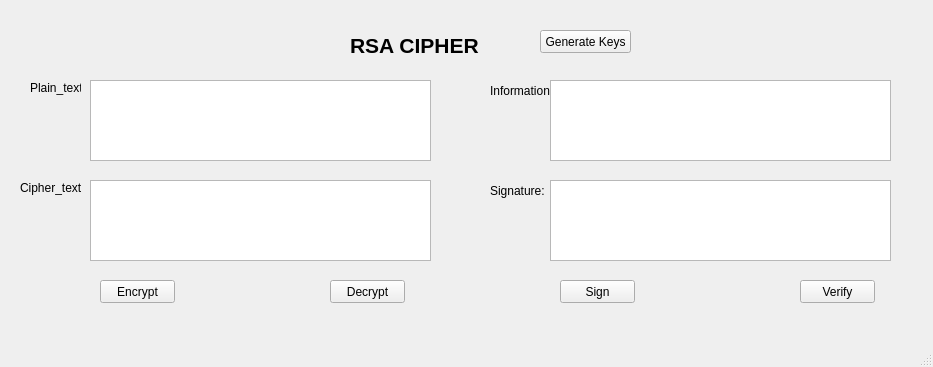
<?xml version="1.0" encoding="UTF-8"?>
<ui version="4.0">
 <class>MainWindow</class>
 <widget class="QMainWindow" name="MainWindow">
  <property name="geometry">
   <rect>
    <x>0</x>
    <y>0</y>
    <width>933</width>
    <height>367</height>
   </rect>
  </property>
  <property name="windowTitle">
   <string>MainWindow</string>
  </property>
  <widget class="QWidget" name="centralwidget">
   <widget class="QTextEdit" name="txt_cipher_text">
    <property name="geometry">
     <rect>
      <x>90</x>
      <y>180</y>
      <width>341</width>
      <height>81</height>
     </rect>
    </property>
   </widget>
   <widget class="QLabel" name="label_3">
    <property name="geometry">
     <rect>
      <x>490</x>
      <y>80</y>
      <width>81</width>
      <height>21</height>
     </rect>
    </property>
    <property name="text">
     <string>Information:</string>
    </property>
   </widget>
   <widget class="QPushButton" name="btn_verify">
    <property name="geometry">
     <rect>
      <x>800</x>
      <y>280</y>
      <width>75</width>
      <height>23</height>
     </rect>
    </property>
    <property name="text">
     <string>Verify</string>
    </property>
   </widget>
   <widget class="QPushButton" name="btn_sign">
    <property name="geometry">
     <rect>
      <x>560</x>
      <y>280</y>
      <width>75</width>
      <height>23</height>
     </rect>
    </property>
    <property name="text">
     <string>Sign</string>
    </property>
   </widget>
   <widget class="QTextEdit" name="txt_info">
    <property name="geometry">
     <rect>
      <x>550</x>
      <y>80</y>
      <width>341</width>
      <height>81</height>
     </rect>
    </property>
   </widget>
   <widget class="QLabel" name="label">
    <property name="geometry">
     <rect>
      <x>350</x>
      <y>20</y>
      <width>181</width>
      <height>51</height>
     </rect>
    </property>
    <property name="font">
     <font>
      <pointsize>16</pointsize>
      <weight>75</weight>
      <bold>true</bold>
     </font>
    </property>
    <property name="text">
     <string>RSA CIPHER</string>
    </property>
   </widget>
   <widget class="QPushButton" name="btn_decrypt">
    <property name="geometry">
     <rect>
      <x>330</x>
      <y>280</y>
      <width>75</width>
      <height>23</height>
     </rect>
    </property>
    <property name="text">
     <string>Decrypt</string>
    </property>
   </widget>
   <widget class="QPushButton" name="btn_encrypt">
    <property name="geometry">
     <rect>
      <x>100</x>
      <y>280</y>
      <width>75</width>
      <height>23</height>
     </rect>
    </property>
    <property name="text">
     <string>Encrypt</string>
    </property>
   </widget>
   <widget class="QPushButton" name="btn_gen_keys">
    <property name="geometry">
     <rect>
      <x>540</x>
      <y>30</y>
      <width>91</width>
      <height>23</height>
     </rect>
    </property>
    <property name="text">
     <string>Generate Keys</string>
    </property>
   </widget>
   <widget class="QLabel" name="label_4">
    <property name="geometry">
     <rect>
      <x>20</x>
      <y>180</y>
      <width>61</width>
      <height>16</height>
     </rect>
    </property>
    <property name="text">
     <string>Cipher_text:</string>
    </property>
   </widget>
   <widget class="QLabel" name="label_2">
    <property name="geometry">
     <rect>
      <x>30</x>
      <y>80</y>
      <width>51</width>
      <height>16</height>
     </rect>
    </property>
    <property name="text">
     <string>Plain_text:</string>
    </property>
   </widget>
   <widget class="QTextEdit" name="txt_sign">
    <property name="geometry">
     <rect>
      <x>550</x>
      <y>180</y>
      <width>341</width>
      <height>81</height>
     </rect>
    </property>
   </widget>
   <widget class="QTextEdit" name="txt_plain_text">
    <property name="geometry">
     <rect>
      <x>90</x>
      <y>80</y>
      <width>341</width>
      <height>81</height>
     </rect>
    </property>
   </widget>
   <widget class="QLabel" name="label_5">
    <property name="geometry">
     <rect>
      <x>490</x>
      <y>180</y>
      <width>81</width>
      <height>21</height>
     </rect>
    </property>
    <property name="text">
     <string>Signature:</string>
    </property>
   </widget>
  </widget>
  <widget class="QMenuBar" name="menubar">
   <property name="geometry">
    <rect>
     <x>0</x>
     <y>0</y>
     <width>933</width>
     <height>21</height>
    </rect>
   </property>
  </widget>
  <widget class="QStatusBar" name="statusbar"/>
 </widget>
 <resources/>
 <connections/>
</ui>
